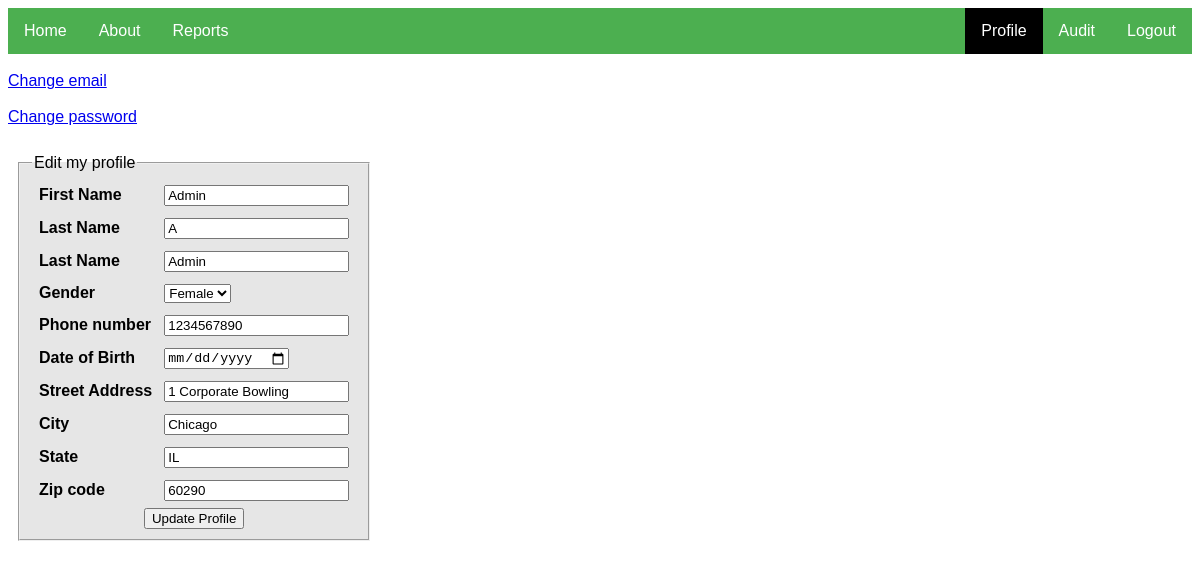
/updateProfile.php (signed in), run on the app's committed database.
### tables this page shows
CREATE TABLE Players (
  Player_ID           INT             PRIMARY KEY AUTO_INCREMENT,
  Gender              ENUM('F', 'M')  NOT NULL,
  Phone_Number        VARCHAR(15),
  Date_Joined         DATE,
  Date_Of_Birth       DATE            NOT NULL,
  Street_Address      VARCHAR(30)     NOT NULL,
  City                VARCHAR(30)     NOT NULL,
  State               VARCHAR(15)     NOT NULL,
  Zip_Code            INT             NOT NULL,
  First_Name          VARCHAR(30)     NOT NULL,
  Last_Name           VARCHAR(30)     NOT NULL,
  Middle_Initial      VARCHAR(1),
  Email               VARCHAR(30)     NOT NULL UNIQUE,
  Password            VARCHAR(256)    NOT NULL,
  Is_Admin            BOOLEAN         DEFAULT FALSE,
  Reset_Key           VARCHAR(100)    DEFAULT '',
  Date_Added          DATETIME,
  Last_Date_Modified  DATETIME
);

### public_html/databaseFunctions.php (called while the page is built, shortened)
<?php
function connectToDatabase()
{
    if ($GLOBALS['typeOfConnection'] == 'Remote') {
        $servername = "mydbinstance2.cnotb9fanxgq.us-west-2.rds.amazonaws.com:3306/bowling";
        $username = "bowlingdb";
        $password = "bowlingdb";
        $dbname = "bowling";
    } else {
        $servername = "localhost:3306";
        $username = "root";
        $password = "password";
        $dbname = "bowling";
    }
    return new mysqli($servername, $username, $password, $dbname);
}
?>

### public_html/updateProfile.php (the view, shortened to what this page needs)
<?php
if (!isset($_SESSION["sess_user"])) {
    header("location:loginForm.php");
} else { ?>
<!DOCTYPE html>
    <html lang="en">
    <head>
        <link rel="stylesheet" type="text/css" href="index.css">
        <link rel="stylesheet" type="text/css" href="update.css">
    </head>
    <body>
    <?php
    include 'menuBar.php';
    include 'databaseFunctions.php';
    echo "<br>";
    $username = $_SESSION['sess_user'];
    $conn = connectToDatabase();
    $query = "SELECT * FROM players WHERE Email = '$username'";
    $result = $conn->query($query);
    echo "<a href='changeEmail.php'>Change email</a>";
    echo "<br><br>";
    echo "<a href='changePassword.php'>Change password</a>";
    echo "<br><br>";
    echo "<fieldset><legend>Edit my profile</legend>";
    echo "<form action='runUpdateProfile.php' method='post' onsubmit=\"return confirm('Are you sure you want to submit this form?');\">";
    echo "<table class='fieldset'>";
    if($result->num_rows != 0) {
        while($row = $result->fetch_assoc()) {
            echo "<tr><td><b>First Name</b></td><td><input type='text' name='First_Name' value='" . $row['First_Name'] . "'></td></tr>";
            echo "<tr><td><b>Last Name</b></td><td><input type='text' name='Middle_Initial' value='" . $row['Middle_Initial'] . "'></td></tr>";
            echo "<tr><td><b>Last Name</b></td><td><input type='text' name='Last_Name' value='" . $row['Last_Name'] . "'></td></tr>";
            echo "<tr><td><b>Gender</b></td>";
            echo "<td>";
            echo "<select name='Gender'>";
            if($row['Gender'] == 'M') {
                echo "<option value='M' selected='selected'>Male</option>
                      <option value='F'>Female</option>";
            } else {
                echo "<option value='M'>Male</option>
                      <option value='F' selected='selected'>Female</option>";
            }
            echo "</select>";
            echo "</td></tr>";
            echo "<tr><td><b>Phone number</b></td><td><input type='text' name='Phone_Number' value='" . $row['Phone_Number'] . "'></td></tr>";
            echo "<tr><td><b>Date of Birth</b></td><td><input type='date' name='Date_Of_Birth'></td></tr>";
            echo "<tr><td><b>Street Address</b></td><td><input type='text' name='Street_Address' value='" . $row['Street_Address'] . "'></td></tr>";
            echo "<tr><td><b>City</b></td><td><input type='text' name='City' value='" . $row['City'] . "'></td></tr>";
            echo "<tr><td><b>State</b></td><td><input type='text' name='State' value='" . $row['State'] . "'></td></tr>";
            echo "<tr><td><b>Zip code</b></td><td><input type='text' name='Zip_Code' value='" . $row['Zip_Code'] . "'></td></tr>";
        }
    }
    echo "</table>";
    echo "<div class='center'><input type='submit' value='Update Profile'></div>";
    echo "</form></fieldset>";
    ?>
    </body>
    </html>
<?php
}
?>

### public_html/index.css (style rules this page uses)
body { font-family: "Arial"; }

### public_html/update.css (style rules this page uses)
table.fieldset { width: 100%; }
th, td { padding: 5px; }
div.center { justify-content: center; text-align: center; }
fieldset { display: inline; position: relative; margin: 10px; background-color: #e6e6e6; }

### data on the page
players: First_Name "Admin", Middle_Initial "A", Last_Name "Admin", Gender "Female", Phone_Number "1234567890", Street_Address "1 Corporate Bowling", City "Chicago", State "IL", Zip_Code "60290"
